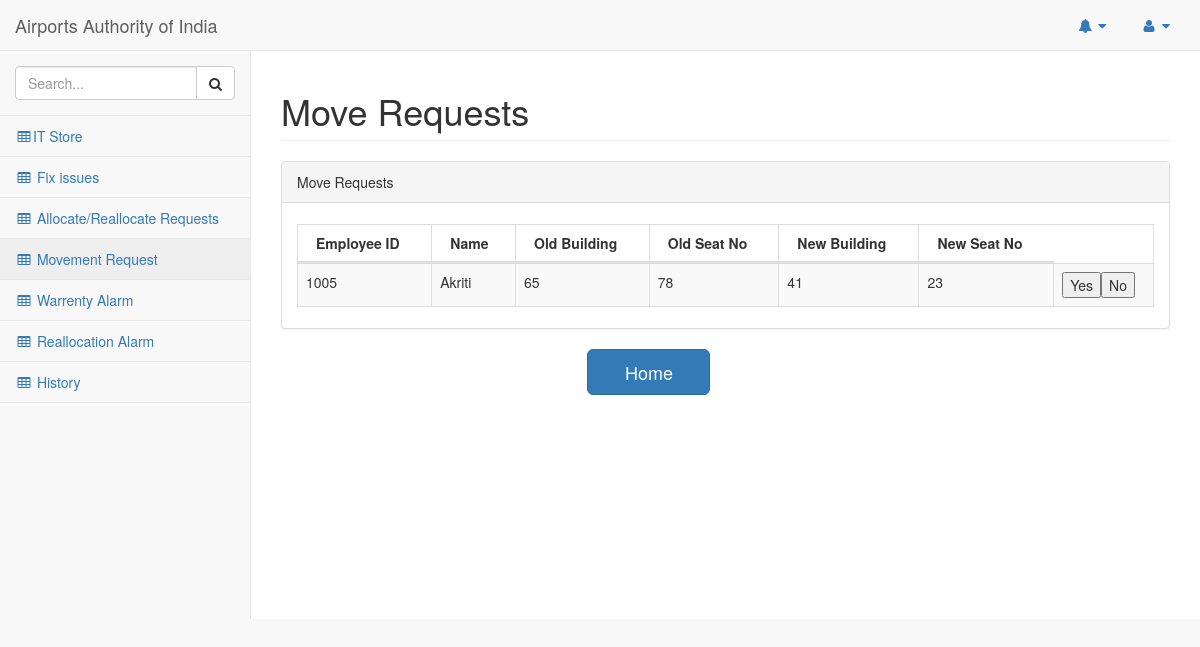
/pages/move_admin.php, run on the app's committed database.
### tables this page shows
CREATE TABLE `move` (
  `Employee_ID` varchar(50) NOT NULL,
  `Name` varchar(50) NOT NULL,
  `Old_Building` varchar(50) NOT NULL,
  `Old_Floor` varchar(50) NOT NULL,
  `Old_Seat` varchar(50) NOT NULL,
  `New_Building` varchar(50) NOT NULL,
  `New_Floor` varchar(50) NOT NULL,
  `New_Seat` varchar(50) NOT NULL,
  `Date` date NOT NULL
);

### pages/move_admin.php (the view, shortened to what this page needs)
<!DOCTYPE html>
<html lang="en">
<head>
    <link href="../vendor/bootstrap/css/bootstrap.min.css" rel="stylesheet">
    <link href="../vendor/metisMenu/metisMenu.min.css" rel="stylesheet">
    <link href="../vendor/datatables-plugins/dataTables.bootstrap.css" rel="stylesheet">
    <link href="../vendor/datatables-responsive/dataTables.responsive.css" rel="stylesheet">
    <link href="../dist/css/sb-admin-2.css" rel="stylesheet">
    <link href="../vendor/font-awesome/css/font-awesome.min.css" rel="stylesheet" type="text/css">
</head>
<body>
    <div id="wrapper">
        <nav class="navbar navbar-default navbar-static-top" role="navigation" style="margin-bottom: 0">
            <div class="navbar-header">
                <a class="navbar-brand">Airports Authority of India</a>
            </div>
            <ul class="nav navbar-top-links navbar-right">
                <li class="dropdown">
                    <a class="dropdown-toggle" data-toggle="dropdown" href="#">
                        <i class="fa fa-bell fa-fw"></i> <i class="fa fa-caret-down"></i>
                    </a>
                </li>
                <li class="dropdown">
                    <a class="dropdown-toggle" data-toggle="dropdown" href="#">
                        <i class="fa fa-user fa-fw"></i> <i class="fa fa-caret-down"></i>
                    </a>
                </li>
            </ul>
            <div class="navbar-default sidebar" role="navigation">
                <div class="sidebar-nav navbar-collapse">
                    <ul class="nav" id="side-menu">
                        <li class="sidebar-search">
                            <div class="input-group custom-search-form">
                                <input type="text" class="form-control" placeholder="Search...">
                                <span class="input-group-btn">
                                <button class="btn btn-default" type="button">
                                    <i class="fa fa-search"></i>
                                </button>
                            </span>
                            </div>
                        </li>
                        <li>
                            <a href="store.php"><i class="fa fa-table fa-fw"></i>IT Store</a>
                        </li>
                        <li>
                            <a href="fixissue.php"><i class="fa fa-table fa-fw"></i> Fix issues</a>
                        </li>
                        <li>
                            <a href="allocate.php"><i class="fa fa-table fa-fw"></i> Allocate/Reallocate Requests</a>
                        </li>
                        <li>
                            <a href="move_admin.php"><i class="fa fa-table fa-fw"></i> Movement Request</a>
                        </li>
                        <li>
                            <a href=".php"><i class="fa fa-table fa-fw"></i> Warrenty Alarm</a>
                        </li>
                                                <li>
                            <a href=".php"><i class="fa fa-table fa-fw"></i> Reallocation Alarm</a>
                        </li>
                        <li>
                        <a href="histroy_admin.php"><i class="fa fa-table fa-fw"></i> History</a>
                        </li>
                </div>
            </div>
        </nav>
<div id="page-wrapper">
            <div class="row">
                <div class="col-lg-12">
                    <h1 class="page-header">Move Requests</h1>
                </div>
            </div>
            <div class="row">
                <div class="col-lg-12">
                    <div class="panel panel-default">
                        <div class="panel-heading">
                            Move Requests
                        </div>
                        <div class="panel-body">
                            <table width="100%" class="table table-striped table-bordered table-hover" id="dataTables-example">
                                <thead>
                                    <thead>
                                    <th><strong>Employee ID</strong></th>
                                    <th><strong>Name</strong></th>
                                    <th><strong>Old Building</strong></th>
                                    <th><strong>Old Seat No</strong></th>
                                    <th><strong>New Building</strong></th>
                                    <th><strong>New Seat No</strong></th>
                                    </thead>
                                </thead>
                                <tbody>
                                    <?php
                                    $query="select * from move";
                                    $run=mysql_query($query) or die(mysql_error());
                                    while($row=mysql_fetch_array($run))
                                    {
                                        echo "<tr>
                                            <td>{$row['Employee_ID']}</td>
                                            <td>{$row['Name']}</td>
                                            <td>{$row['Old_Building']}</td>
                                            <td>{$row['Old_Seat']}</td>
                                            <td>{$row['New_Building']}</td>
                                            <td>{$row['New_Seat']}</td>
                                            <td><input type='submit' name='yes' value='Yes'><input type='submit' name='no' value='No'></td>
                                            </tr>";
                                    }
                                    ?>
                                </tbody>
                            </table>
                        </div>
                    </div>
                </div>
            </div>
            <div class="row">
               <div class="col-lg-2 col-lg-offset-4">
                  <a href="admin.php"><input class="btn btn-lg btn-primary btn-block" type="submit" name="Home" value="Home"></a>
                  </div>
            </div>
        </div>
</body>
</html>

### data on the page
move: Employee_ID "1005", Name "Akriti", Old_Building "65", Old_Seat "78", New_Building "41", New_Seat "23"
